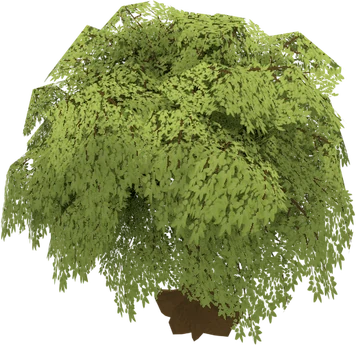
#> input picture img/welt/baum1.webp, 356 x 345 px, given in place of Grass_02.png, which was not available
$ python waldweg.py ../../img/welt/baum1.webp
#> lines starting #> are read from the running program, lines starting #| are printed output that depends on the picture
"""
Baut den Waldweg Waldmark -> Weidenhain: Bodenbild, Baum-Sprites, Raster und Deko-Liste.
Aufruf: python3 werkzeug/waldweg.py <assets-ordner>
  Der Assets-Ordner enthält die Renderings (welt/sprites, welt/klein) und die Bodentexturen.
Ergebnis: img/welt/waldweg.webp, img/welt/baum*.webp und shared/waldweg.ts
"""
import sys, json, math, random
import numpy as np
from PIL import Image, ImageFilter, ImageEnhance
A = sys.argv[1]; R = __file__.rsplit('/werkzeug/', 1)[0]; ROOT = R.rsplit('/realtime', 1)[0]
random.seed(7); np.random.seed(7)
W, H, Z = 40, 18, 96                     # gemalte Felder, Pixel je Feld
FEIN = 2; RW, RH = W * FEIN, H * FEIN    # Rechenfelder
PXM_SPIEL = 33.0                         # Pixel je Meter für Bäume im Spiel (leicht verkleinert)
PXM_KLEIN = 44.0                         # Felsen und Büsche: fast echte Größe neben dem Helden (84 px)

# ---------------- Wegführung (in gemalten Feldern) ----------------
def weg_y(x): return 9.7 + 1.1 * math.sin((x + 2.0) / 5.2) - 0.5 * math.sin(x / 13.0)
KX = 20.5                                 # Kreuzung
def ast_x(y): return KX + 0.7 * math.sin(y / 1.7)
LICHT = (KX + 0.3, 3.9, 6.6, 3.3)         # Lichtung: Mitte x, y, Halbachsen
def frei_f(x, y):
    """Abstand zum Rand der freien Fläche (positiv = frei), in Feldern"""
    d1 = 1.25 - abs(y - weg_y(x))
    d2 = (1.05 - abs(x - ast_x(y))) if LICHT[1] <= y <= weg_y(KX) else -9
    cx, cy, rx, ry = LICHT; e = math.hypot((x - cx) / rx, (y - cy) / ry); d3 = (1 - e) * min(rx, ry)
    return max(d1, d2, d3)

# ---------------- Raster (Rechenfelder) ----------------
frei = np.zeros((RH, RW), bool)
for j in range(RH):
    for i in range(RW):
        frei[j, i] = frei_f((i + 0.5) / FEIN, (j + 0.5) / FEIN) > 0
# Felsgruppen auf der Lichtung blockieren
BLOECKE = [(16.2, 2.6, 'felsgruppe01'), (25.6, 5.4, 'felsgruppe03')]
for bx, by, _ in BLOECKE:
    for j in range(RH):
        for i in range(RW):
            if math.hypot((i + 0.5) / FEIN - bx, ((j + 0.5) / FEIN - by) * 1.4) < 0.85: frei[j, i] = False

# ---------------- Boden ----------------
PW, PH = W * Z, H * Z
yy, xx = np.mgrid[0:PH, 0:PW] / Z
fx = np.vectorize(frei_f)
grob = fx(xx[::8, ::8] + 4 / Z, yy[::8, ::8] + 4 / Z)
abst = np.asarray(Image.fromarray(grob.astype(np.float32)).resize((PW, PH), Image.BILINEAR))
def tex(pfad, s, farbe=None, hell=1.0):
#> called with s = 256, farbe = ((70, 82, 34), (22, 24, 14)), hell = 1
    t = Image.open(pfad).convert('RGB').resize((s, s), Image.LANCZOS); a = np.asarray(t).astype(float)
#> after `t = Image.open(pfad).convert('RGB').resize((s, s), Image.LANCZOS)`:
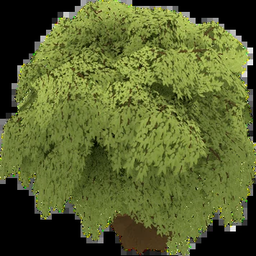
#> t: PIL image 256x256 RGB; mean R, G, B 88.4, 98.1, 45.9
    if farbe is not None:
        f = a.reshape(-1, 3); f = (f - f.mean(0)) / (f.std(0) + 1e-6) * np.array(farbe[1]) + np.array(farbe[0]); a = f.reshape(a.shape)
    a = a * hell; reps = (PH // s + 1, PW // s + 1, 1); return np.tile(a, reps)[:PH, :PW]
def rauschen(skala, seed):
    rng = np.random.RandomState(seed); k = rng.rand(PH // skala + 2, PW // skala + 2).astype(np.float32)
    return np.asarray(Image.fromarray(k).resize((PW + 2 * skala, PH + 2 * skala), Image.BICUBIC))[skala:skala + PH, skala:skala + PW]
T = A + '/texturen/grass/'; P = A + '/pakete/wests_textures/'
wald = tex(T + 'Grass_02.png', 256, ((70, 82, 34), (22, 24, 14)))
laub = tex(P + 'leaves 1.png', 200, ((92, 70, 38), (26, 22, 16)))
#> call 2 of tex, with s = 200, farbe = ((92, 70, 38), (26, 22, 16)), hell = 1
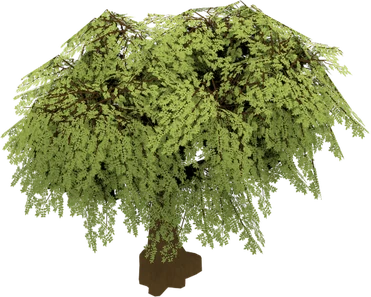
#> input picture img/welt/baum2.webp, 371 x 297 px, given in place of leaves 1.png, which was not available
#> in tex (call 2), `a = f.reshape(a.shape)`:
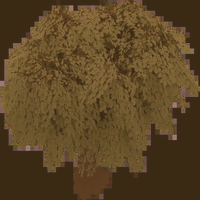
#> a: shape (200, 200, 3) float64; mean R, G, B 92, 70, 38
#> in tex (call 2), `return np.tile(a, reps)[:PH, :PW]`:
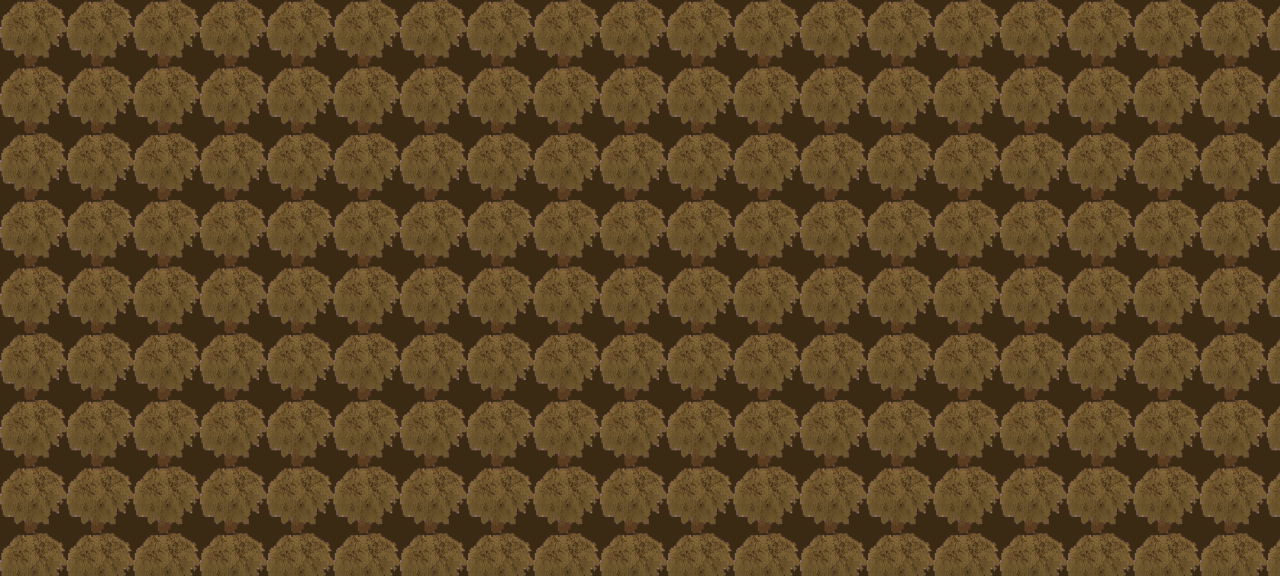
#> returned value: shape (1728, 3840, 3) float64 (shown at 1/3 size); mean of channels 0, 1, 2 92.5, 70.4, 38.3; drawn as R, G, B
wiese = tex(T + 'Grass_03.png', 256, ((128, 140, 52), (26, 26, 16)))
#> call 3 of tex, with s = 256, farbe = ((128, 140, 52), (26, 26, 16)), hell = 1
#> in tex (call 3), `t = Image.open(pfad).convert('RGB').resize((s, s), Image.LANCZOS)`:
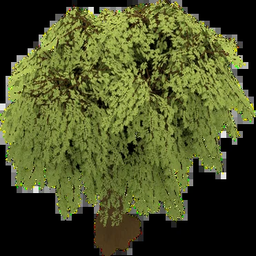
#> t: PIL image 256x256 RGB; mean R, G, B 75.1, 81.3, 39.1
#> in tex (call 3), `a = f.reshape(a.shape)`:
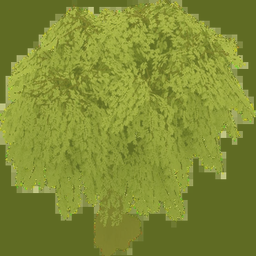
#> a: shape (256, 256, 3) float64; mean R, G, B 128, 140, 52
#> in tex (call 3), `return np.tile(a, reps)[:PH, :PW]`:
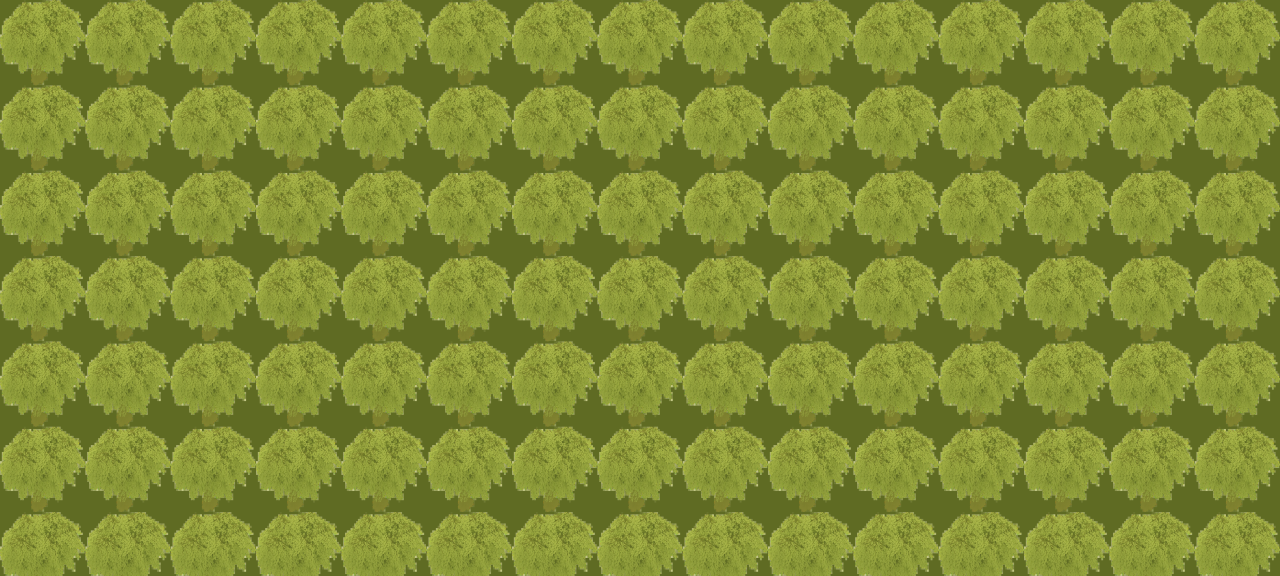
#> returned value: shape (1728, 3840, 3) float64 (shown at 1/3 size); mean of channels 0, 1, 2 128.7, 140.8, 52.4; drawn as R, G, B
erde = tex(P + 'dirt 1.png', 220, ((128, 100, 66), (16, 14, 12)))
#> (the run stopped early here; a loop or call above may not have finished)
